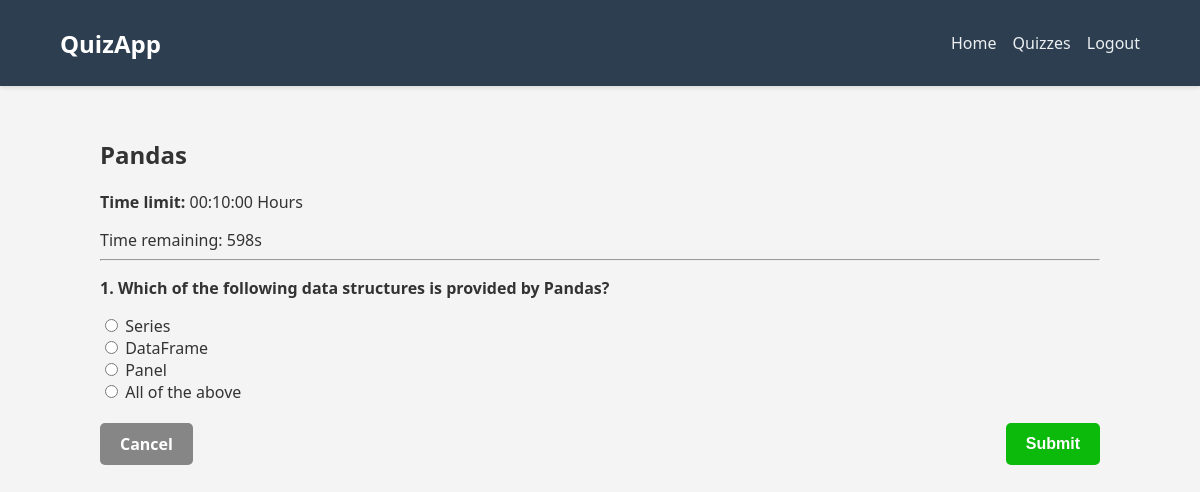
/2/ (signed in), run on the app's committed database.
### quiz/models.py (models this page shows, shortened)
class Quiz(models.Model):
    title = models.CharField(max_length=255)
    description = models.TextField(blank=True)
    time_limit = models.IntegerField(help_text="Time limit in seconds")

class Question(models.Model):
    quiz = models.ForeignKey(Quiz, on_delete=models.CASCADE)
    text = models.TextField()

class Choice(models.Model):
    question = models.ForeignKey(Question, on_delete=models.CASCADE)
    text = models.CharField(max_length=255)
    is_correct = models.BooleanField(default=False)

### quiz/views.py (the view, shortened to what this page needs)
# urls.py: path("<int:quiz_id>/", views.take_quiz, name="take_quiz"),
@login_required
def take_quiz(request, quiz_id):
    quiz = get_object_or_404(Quiz, pk=quiz_id)
    questions = quiz.question_set.all()
    return render(
        request, "quiz/take_quiz.html", {"quiz": quiz, "questions": questions}
    )

### quiz/templatetags/custom_filters.py (called while the page is built)
@register.filter(name="seconds_to_hms")
def seconds_to_hms(value):
    try:
        total_seconds = int(value)
        hours = total_seconds // 3600
        minutes = (total_seconds % 3600) // 60
        seconds = total_seconds % 60
        return f"{hours:02d}:{minutes:02d}:{seconds:02d}"
    except (ValueError, TypeError):
        return "00:00:00"

### quiz/templates/quiz/take_quiz.html (shortened to what this page needs)
{% extends "quiz/base.html" %}
{% load custom_filters %}
{% block content %}
<div class="quiz-container">
    <h2>{{ quiz.title }}</h2>
    <p><strong>Time limit:</strong> {{ quiz.time_limit|seconds_to_hms }} Hours</p>
    <form method="post">
        <div id="timer" class="timer">Time remaining: {{ quiz.time_limit }}s</div>
        <hr>
        {% for question in questions %}
            <div class="question-block">
                <p><strong>{{ forloop.counter }}. {{ question.text }}</strong></p>
                {% for choice in question.choice_set.all %}
                    <label class="choice-label">
                        <input type="radio" name="{{ question.id }}" value="{{ choice.id }}">
                        {{ choice.text }}
                    </label><br>
                {% endfor %}
            </div>
        {% endfor %}
        <div class="form-buttons" style="display: flex; justify-content: space-between; margin-top: 20px;">
            <a href="{% url 'quiz_list' %}" class="btn btn-secondary">Cancel</a>
            <button type="submit" class="btn btn-primary">Submit</button>
        </div>
    </form>
</div>
{% endblock %}

### quiz/static/css/style.css (style rules this page uses)
body { margin: 0; font-family: 'Segoe UI', Tahoma, Geneva, Verdana, sans-serif; background-color: #f4f4f4; color: #333; }
.btn-primary { background-color: rgb(11, 186, 11); border: none; padding: 0.5rem 1.2rem; color: white; border-radius: 5px; font-size: 1rem; cursor: pointer; text-decoration: none; }
.btn-secondary { background-color: rgb(134, 134, 134); border: none; padding: 0.5rem 1.2rem; color: white; border-radius: 5px; font-size: 1rem; cursor: pointer; text-decoration: none; }
.btn { padding: 10px 20px; border-radius: 5px; font-weight: 600; font-size: 16px; }

### data on the page
Quiz: title "Pandas", time_limit|seconds_to_hms "00:10:00"
Question: text "Which of the following data structures is provided by Pandas?"
Choice: text "Series"
Choice: text "DataFrame"
Choice: text "Panel"
Choice: text "All of the above"
